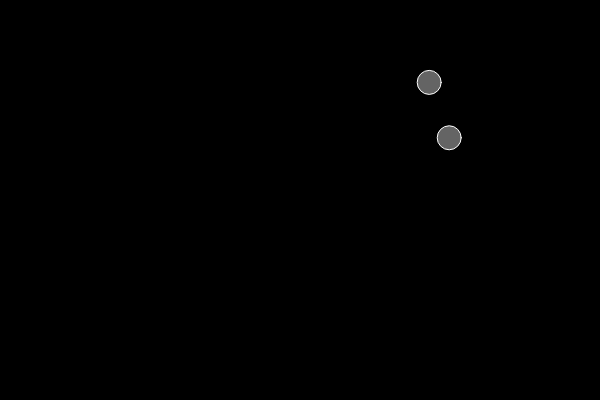
Frame 1 (no input)
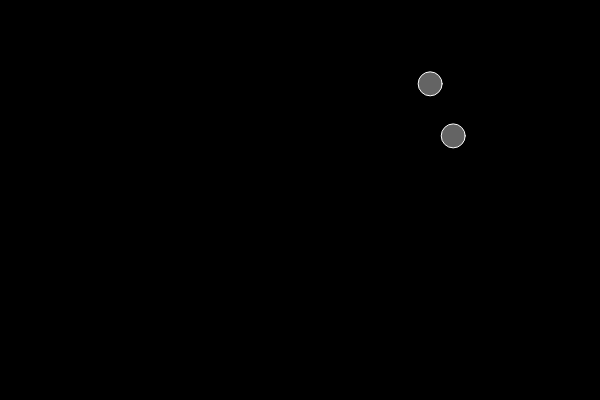
Frame 60 (no input)
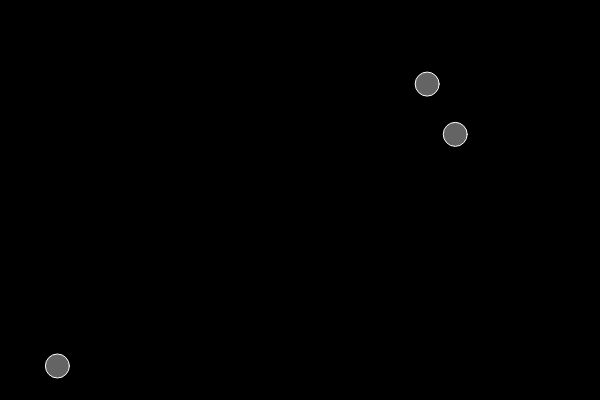
Frame 120 (the mouse pressed at the canvas centre since frame 60)

The p5.js sketch that drew these frames (run headless with seeded random() and noise() and a simulated clock; from frame 60 on, the mouse is pressed at the canvas centre):

// p5.js sketch
// ── sketch.js
var bubbles = [];


function setup() {
  createCanvas(600, 400);
  for (var i = 0; i < 2; i++) {  //the number of objects
  bubbles [i] = new Bubble (); 
  
}
}

function mousePressed() {
  bubbles.push(new Bubble());
}

  function draw() {
    background(0);
    for (var i=0; i < bubbles.length; i++) {
    bubbles [i].move();
    bubbles [i].display();
  }
  }
  
  
  
  function Bubble() {
    this.x = random (0, width);
    this.y = random (0, height);
  
    this.display = function () {
      stroke (255);
      fill(100);
      ellipse (this.x, this.y, 24, 24);
    }
    
    this.move =function () {
      this.x = this.x + random (-1, 1);
      this.y = this.y + random (-1, 1);
    }
  }
  
  //   x: random (0, width),
  //   y: random (0, height),
  //   display: function() {
  //     stroke(255);
  //     fill(50);
  //     ellipse(this.x, this.y, 24, 24);
  //   },
  //   move: function() {
  //     this.x = this.x + random(-1, 1);
  //     this.y = this.y + random(-1, 1);
  //   }
  // }
